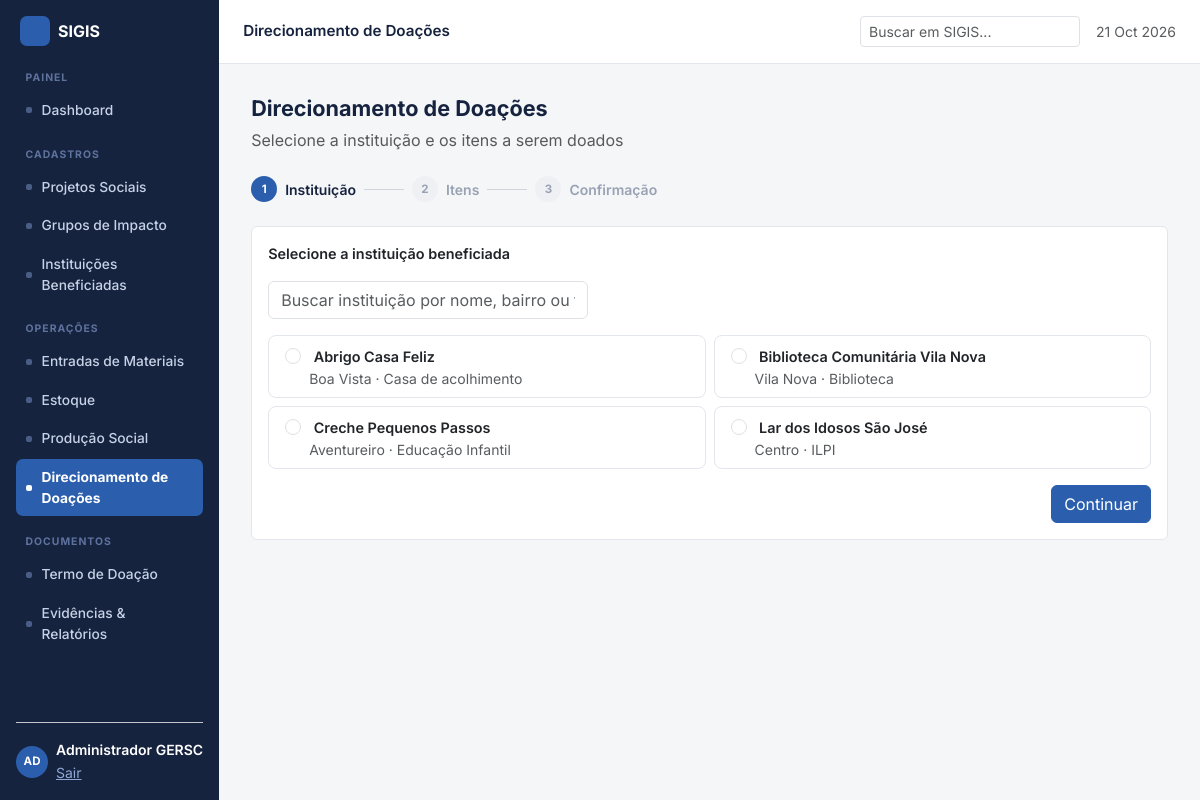
/doacoes.php (signed in), run on the app's committed database.
### tables this page shows
CREATE TABLE instituicoes (
  id INT AUTO_INCREMENT PRIMARY KEY,
  nome VARCHAR(150) NOT NULL,
  razao_social VARCHAR(200),
  cnpj VARCHAR(20) NOT NULL UNIQUE,
  bairro VARCHAR(100),
  responsavel VARCHAR(150),
  tipo VARCHAR(100),
  acolhimento TINYINT(1) NOT NULL DEFAULT 0
);

### includes/functions.php (called while the page is built, shortened)
<?php
function e($s) {
    return htmlspecialchars((string)$s, ENT_QUOTES, 'UTF-8');
}

### doacoes.php (the view, shortened to what this page needs)
<?php
require_once __DIR__ . '/includes/bootstrap.php';
$wizard = &$_SESSION['wizard'];
$instituicoes = $pdo->query('SELECT * FROM instituicoes ORDER BY nome')->fetchAll();
require __DIR__ . '/includes/layout_top.php';
?>
<div class="fw-bold mb-1" style="font-size:1.35rem">Direcionamento de Doações</div>
<div class="text-muted mb-4">Selecione a instituição e os itens a serem doados</div>
<div class="d-flex align-items-center gap-2 mb-4">
  <?php
  $steps = array(1 => 'Instituição', 2 => 'Itens', 3 => 'Confirmação');
  $i = 0;
  foreach ($steps as $num => $label) {
      $i++;
      $active = $num === $wizard['step'];
      $done = $num < $wizard['step'];
      $bg = ($active || $done) ? 'var(--blue)' : '#EEF0F3';
      $color = ($active || $done) ? '#fff' : '#98A2B3';
      $textColor = $active ? 'var(--navy)' : '#98A2B3';
  ?>
    <div class="d-flex align-items-center gap-2">
      <div class="wizard-num" style="background:<?php echo $bg; ?>;color:<?php echo $color; ?>"><?php echo $num; ?></div>
      <div class="small fw-semibold" style="color:<?php echo $textColor; ?>"><?php echo $label; ?></div>
    </div>
    <?php if ($i < count($steps)) { ?><div class="wizard-line"></div><?php } ?>
  <?php } ?>
</div>
<?php if ($wizard['step'] === 1) { ?>
  <div class="card p-3">
    <div class="fw-semibold mb-3" style="font-size:.9rem">Selecione a instituição beneficiada</div>
    <input type="text" id="buscaInstituicao" class="form-control mb-3" style="max-width:320px" placeholder="Buscar instituição por nome, bairro ou tipo...">
    <form method="post">
      <div class="row g-2 mb-3" id="listaInstituicoes">
        <?php foreach ($instituicoes as $i) {
            $busca = mb_strtolower($i['nome'] . ' ' . $i['bairro'] . ' ' . $i['tipo']);
        ?>
          <div class="col-md-6 inst-card-col" data-busca="<?php echo e($busca); ?>">
            <label class="inst-card d-block p-2 px-3">
              <input type="radio" name="instituicao_id" value="<?php echo $i['id']; ?>" class="form-check-input me-2" <?php echo ($wizard['instituicao_id'] == $i['id']) ? 'checked' : ''; ?>>
              <span class="fw-semibold" style="font-size:.9rem"><?php echo e($i['nome']); ?></span>
              <div class="text-muted small ms-4"><?php echo e($i['bairro']) . ' · ' . e($i['tipo']); ?></div>
            </label>
          </div>
        <?php } ?>
      </div>
      <div class="text-end"><button type="submit" class="btn btn-sigis">Continuar</button></div>
    </form>
  </div>
<?php } ?>
<?php require __DIR__ . '/includes/layout_bottom.php'; ?>

### assets/css/style.css (style rules this page uses)
:root { --navy:#16233F; --blue:#2B5FAD; --blue-dark:#1E4685; --blue-mid:#5B85C4; --blue-light:#8FA8D6; --blue-pale:#C7D4EA; --bg:#F5F6F8; --border:#E3E6EB; --border-light:#F0F1F4; --muted:#667085; --muted2:#98A2B3; --green:#2E8B57; --green-bg:#E8F5EC; --orange:#C1662F; --orange-bg:#FBEDE3; --red:#9B2C2C; --red-bg:#F3E7E7; --accent-bg:#EAF1FB; --accent-text:#1E4685; }
body { background:var(--bg);font-family:'Inter',system-ui,-apple-system,sans-serif;color:var(--navy) }
.btn-sigis { background:var(--blue);border-color:var(--blue);color:#fff }
.card { border-color:var(--border) }
.wizard-num { width:26px;height:26px;border-radius:50%;display:flex;align-items:center;justify-content:center;font-size:.72rem;font-weight:700 }
.wizard-line { width:40px;height:1px;background:#D0D5DD }
.inst-card { border:1.5px solid var(--border);border-radius:8px;cursor:pointer }

### data on the page
instituicoes: instituicao_id "☐ Abrigo Casa Feliz Boa Vista ·", nome "Abrigo Casa Feliz", bairro "Boa Vista", tipo "Casa de acolhimento"
instituicoes: instituicao_id "☐ Biblioteca Comunitária Vila No", nome "Biblioteca Comunitária Vila Nova", bairro "Vila Nova", tipo "Biblioteca"
instituicoes: instituicao_id "☐ Creche Pequenos Passos Aventur", nome "Creche Pequenos Passos", bairro "Aventureiro", tipo "Educação Infantil"
instituicoes: instituicao_id "☐ Lar dos Idosos São José Centro", nome "Lar dos Idosos São José", bairro "Centro", tipo "ILPI"

### other printed values
$group['label'] "PAINEL"
$item['label'] "Dashboard"
$group['label'] "CADASTROS"
$item['label'] "Projetos Sociais"
$item['label'] "Grupos de Impacto"
$item['label'] "Instituições Beneficiadas"
$group['label'] "OPERAÇÕES"
$item['label'] "Entradas de Materiais"
$item['label'] "Estoque"
$item['label'] "Produção Social"
$item['label'] "Direcionamento de Doações"
$group['label'] "DOCUMENTOS"
$item['label'] "Termo de Doação"
$item['label'] "Evidências & Relatórios"
$u['nome'] "Administrador GERSC"
